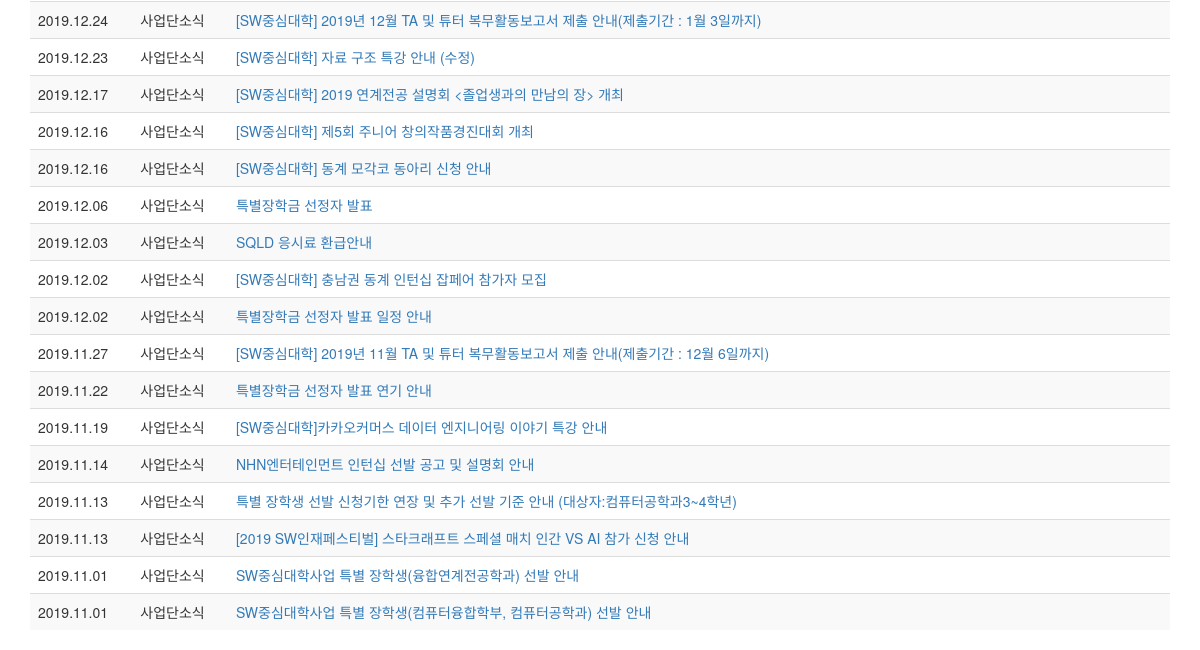
/notice/ (lower part), run on an earlier commit of the app's database.
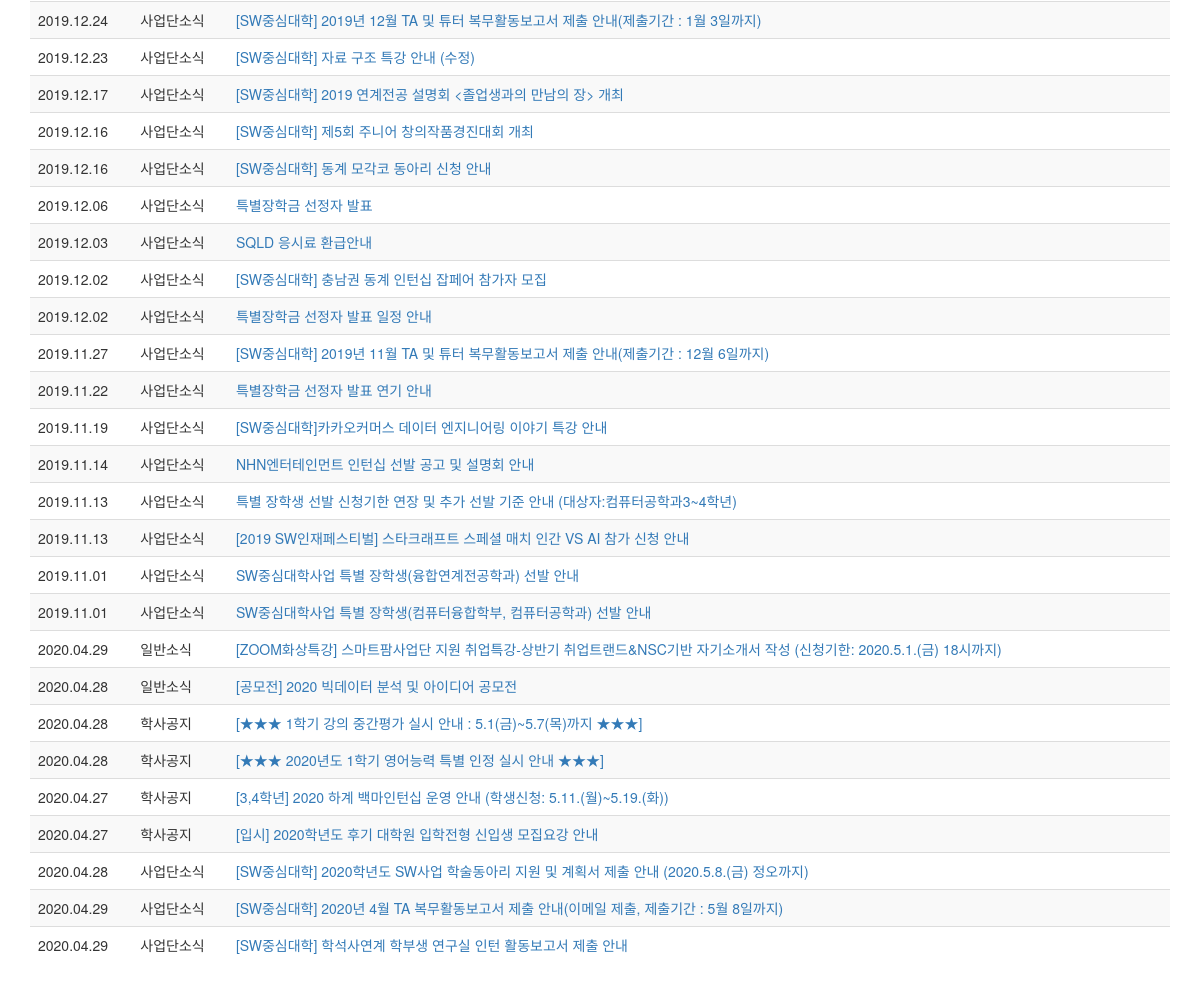
And on a later commit of the database.
### notice_data/models.py (models this page shows, shortened)
class NoticeData(models.Model):
	link = models.TextField()
	type = models.TextField()
	date = models.TextField()
	title = models.TextField()
	number = models.TextField(null=True)

### cse_notice/views.py (the view)
# urls.py: path('notice/', notices.notice, name='notice'),
def notice(request):
	notices = NoticeData.objects.all()
	context = {'notices': notices}
	return render(request, 'notice/notice.html', context)

### templates/notice/notice.html (shortened to what this page needs)
<!DOCTYPE html>
<html lang="en">
<head>
  <link rel="stylesheet" href="http://maxcdn.bootstrapcdn.com/bootstrap/3.3.6/css/bootstrap.min.css">
</head>
<body>
<div class="container">
    <table class="table table-striped">
        <tbody>
        {% for notice in notices %}
        <tr>
            <td>{{notice.date}}</td>
            <td>{{notice.type}}</td>
            <td><a href = {{notice.link}}>{{notice.title}}</a></td>
        </tr>
        {% endfor %}
    </table>
</body>

What changed in the data, as far as the page shows it:
added NoticeData: date "2020.04.29", type "일반소식", title "[ZOOM화상특강] 스마트팜사업단 지원 취업특강-상반기 취업트랜드&NSC기반 자기소개서 작성 (신청기한: 2020.5.1.(금) 18시까지)"
added NoticeData: date "2020.04.28", type "일반소식", title "[공모전] 2020 빅데이터 분석 및 아이디어 공모전"
added NoticeData: date "2020.04.28", type "학사공지", title "[★★★ 1학기 강의 중간평가 실시 안내 : 5.1(금)~5.7(목)까지 ★★★]"
added NoticeData: date "2020.04.28", type "학사공지", title "[★★★ 2020년도 1학기 영어능력 특별 인정 실시 안내 ★★★]"
added NoticeData: date "2020.04.27", type "학사공지", title "[3,4학년] 2020 하계 백마인턴십 운영 안내 (학생신청: 5.11.(월)~5.19.(화))"
added NoticeData: date "2020.04.27", type "학사공지", title "[입시] 2020학년도 후기 대학원 입학전형 신입생 모집요강 안내"
added NoticeData: date "2020.04.28", type "사업단소식", title "[SW중심대학] 2020학년도 SW사업 학술동아리 지원 및 계획서 제출 안내 (2020.5.8.(금) 정오까지)"
added NoticeData: date "2020.04.29", type "사업단소식", title "[SW중심대학] 2020년 4월 TA 복무활동보고서 제출 안내(이메일 제출, 제출기간 : 5월 8일까지)"
added NoticeData: date "2020.04.29", type "사업단소식", title "[SW중심대학] 학석사연계 학부생 연구실 인턴 활동보고서 제출 안내"
